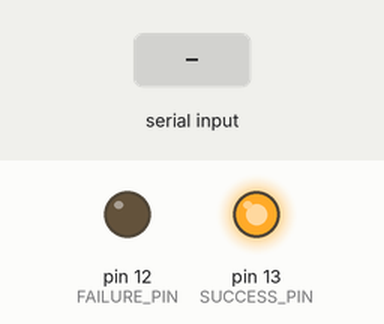
The sketch below on a simulated Arduino Uno, built with avr-gcc and run on an emulated ATmega328P. On the bench: output pins drawn as LEDs (lit = HIGH). Dashed ring = blinking. The inputs (shaded band) are chosen by the test bench.

Above: at 1.1 s.
At 3.2 s:
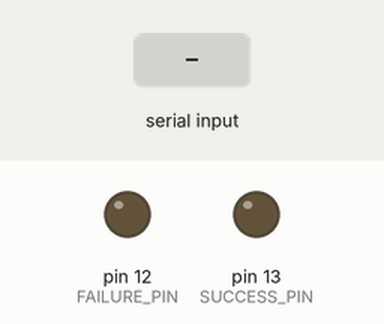
3.3 s: "90,45\n" received over Serial
At 3.8 s:
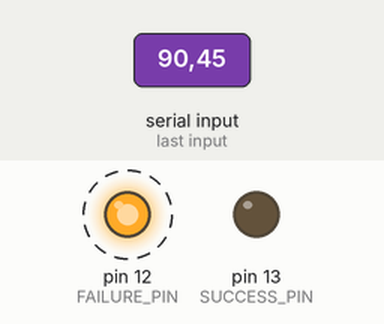
Timing chart, 0 to 12.3 s (numbered marks = the images above; inputs shaded):
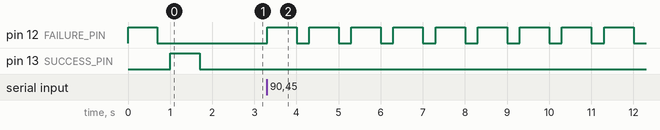

Measured:
- after the input at 3.3 s, pin 12 (FAILURE_PIN): alternates HIGH for 0.70 s and LOW for 0.30 s, starting at once

The sketch:

serial_onoff_alert.ino
```cpp
const int FAILURE_PIN = 12;
const int SUCCESS_PIN = 13;

void setup() {
  pinMode(FAILURE_PIN, OUTPUT);
  pinMode(SUCCESS_PIN, OUTPUT);
  startLED();
  Serial.begin(9600);
  while (!Serial) {;}
}

void startLED() {
  flicker(FAILURE_PIN);
  flicker(SUCCESS_PIN);
}

void loop() {
  if (Serial.available()) watch();
}

void watch() {
  int rest_sec = Serial.parseInt();
  if (rest_sec > 0) failure(rest_sec);
  else success();
}

void success() {
  digitalWrite(SUCCESS_PIN, HIGH);
}

void failure(int sec) {
  digitalWrite(SUCCESS_PIN, LOW);
  for (int i = 0;i < sec; i++) flicker(FAILURE_PIN);
}

void flicker(int pin) {
  digitalWrite(pin, HIGH);
  delay(700);
  digitalWrite(pin, LOW);
  delay(300);
}
```
